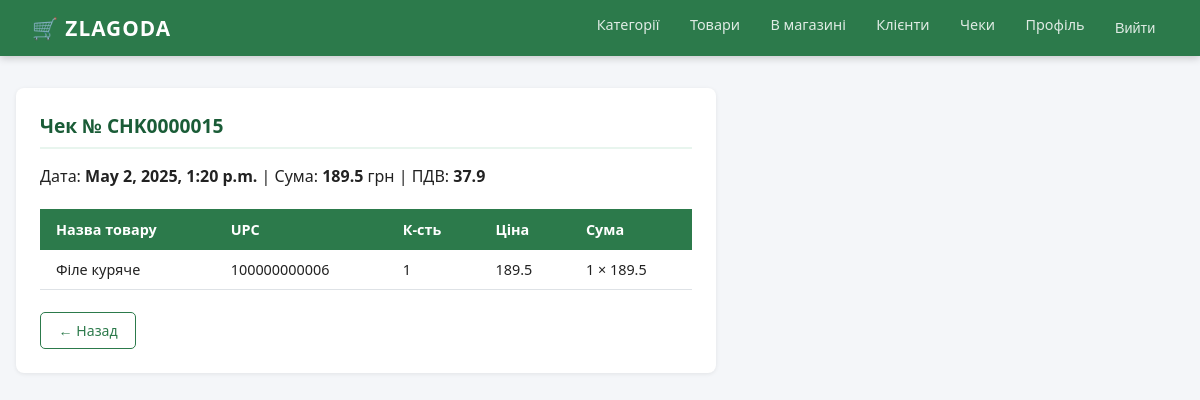
Page /checks/CHK0000015/ (signed in) on the committed database.
### supermarket/models.py (models this page shows)
class Sale(models.Model):
    UPC = models.ForeignKey(
        Store_Product, on_delete=models.DO_NOTHING,
        db_column='UPC'
    )
    check_number = models.ForeignKey(
        Chek, on_delete=models.CASCADE,
        db_column='check_number'
    )
    product_number = models.IntegerField()
    selling_price = models.DecimalField(max_digits=13, decimal_places=4)
    class Meta:
        db_table = 'Sale'
        managed = True
        unique_together = (('UPC', 'check_number'),)

### supermarket/views.py (the view)
# urls.py: path('checks/<str:pk>/', views.check_detail, name='check_detail'),
@login_required
def check_detail(request, pk):
    chk = db.get_check_by_number(pk)
    items = db.get_check_detail(pk)
    return render(request, 'supermarket/check_detail.html', {
        'chk': chk or {}, 'items': items
    })

### supermarket/db_utils.py (called while the page is built)
def dictfetchall(cursor):
    columns = [col[0] for col in cursor.description]
    return [dict(zip(columns, row)) for row in cursor.fetchall()]

def dictfetchone(cursor):
    row = cursor.fetchone()
    if row is None:
        return None
    columns = [col[0] for col in cursor.description]
    return dict(zip(columns, row))

def get_check_by_number(check_number):
    with connection.cursor() as c:
        c.execute("""
            SELECT CH.check_number, CH.id_employee, CH.card_number,
                   CH.print_date, CH.sum_total, CH.vat,
                   E.empl_surname || ' ' || E.empl_name AS cashier_name,
                   CC.cust_surname, CC.percent
            FROM Chek CH
            JOIN Employee E ON E.id_employee = CH.id_employee
            LEFT JOIN Customer_Card CC ON CC.card_number = CH.card_number
            WHERE CH.check_number = %s
        """, [check_number])
        return dictfetchone(c)

def get_check_detail(check_number):
    with connection.cursor() as c:
        c.execute("""
            SELECT S.UPC, S.check_number, S.product_number, S.selling_price,
                   P.product_name,
                   S.product_number * S.selling_price AS line_total
            FROM Sale S
            JOIN Store_Product SP ON SP.UPC = S.UPC
            JOIN Product P ON P.id_product = SP.id_product
            WHERE S.check_number = %s
        """, [check_number])
        return dictfetchall(c)

### supermarket/templates/supermarket/check_detail.html (shortened to what this page needs)
{% extends 'supermarket/base.html' %}
{% block content %}
<div class="card" style="max-width:700px">
  <div class="card-title">Чек № {{ chk.check_number }}</div>
  <p>Дата: <b>{{ chk.print_date }}</b> | Сума: <b>{{ chk.sum_total }}</b> грн | ПДВ: <b>{{ chk.vat }}</b></p>
  <br>
  <table>
    <thead><tr><th>Назва товару</th><th>UPC</th><th>К-сть</th><th>Ціна</th><th>Сума</th></tr></thead>
    <tbody>
    {% for i in items %}
    <tr>
      <td>{{ i.product_name }}</td>
      <td>{{ i.UPC }}</td>
      <td>{{ i.product_number }}</td>
      <td>{{ i.selling_price }}</td>
      <td>{{ i.product_number|floatformat:0 }} × {{ i.selling_price }}</td>
    </tr>
    {% empty %}<tr><td colspan="5">Немає товарів</td></tr>
    {% endfor %}
    </tbody>
  </table>
  <br>
  <a href="{% url 'checks' %}" class="btn btn-outline">← Назад</a>
</div>
{% endblock %}

### supermarket/static/supermarket/style.css (style rules this page uses)
:root { --green: #2c7a4b; --green-light: #e8f5ee; --green-dark: #1a5c37; --accent: #f0a500; --text: #222; --muted: #6c757d; --border: #dee2e6; --danger: #dc3545; --white: #fff; }
* { box-sizing: border-box; margin: 0; padding: 0; }
body { font-family: 'Segoe UI', sans-serif; background: #f4f6f9; color: var(--text); min-height: 100vh; }
.card { background: var(--white); border-radius: 8px; padding: 1.5rem; box-shadow: 0 1px 4px rgba(0,0,0,.08); margin-bottom: 1.5rem; }
.card-title { font-size: 1.2rem; font-weight: 600; color: var(--green-dark); margin-bottom: 1rem; padding-bottom: .5rem; border-bottom: 2px solid var(--green-light); }
table { width: 100%; border-collapse: collapse; font-size: .9rem; }
thead th { background: var(--green); color: var(--white); padding: .7rem 1rem; text-align: left; font-weight: 600; }
tbody td { padding: .6rem 1rem; border-bottom: 1px solid var(--border); }
.btn { display: inline-block; padding: .5rem 1.1rem; border-radius: 5px; border: none; cursor: pointer; font-size: .88rem; font-weight: 500; text-decoration: none; transition: opacity .15s, transform .1s; }
.btn-outline { background: transparent; border: 1px solid var(--green); color: var(--green); }

### rows in the picture
Sale: product_name "Філе куряче", UPC "100000000006", product_number "1", selling_price "189.5"

### other values in the picture
{{ chk.check_number }} "CHK0000015"
{{ chk.print_date }} "May 2, 2025, 1:20 p.m."
{{ chk.sum_total }} "189.5"
{{ chk.vat }} "37.9"
